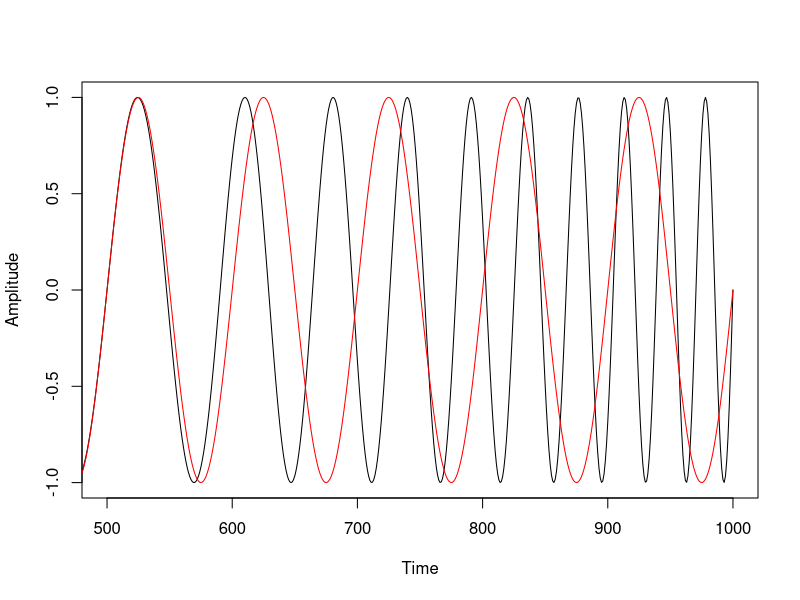

Write the R code that produced this figure.
## ---- chunk 1
library(ggplot2)
filter <- dplyr::filter
knitr::opts_chunk$set(warning=FALSE, message=FALSE, fig.width=10.5, fig.height=4, 
  comment=NA, rows.print=16)
theme_set(theme_gray(base_size = 24))
## ---- chunk 2
f0 <- function(x) {
  0.01 + (x-500)^2 / 50000000
}
x <- 1:1000
y <- sin(2 * pi * f0(x) * x)
plot(x, y, xlab = "Time", ylab = "Amplitude",
     type = "l", xlim = c(500, 1000))
lines(x, sin(2*pi*0.01*x), col = "red")
